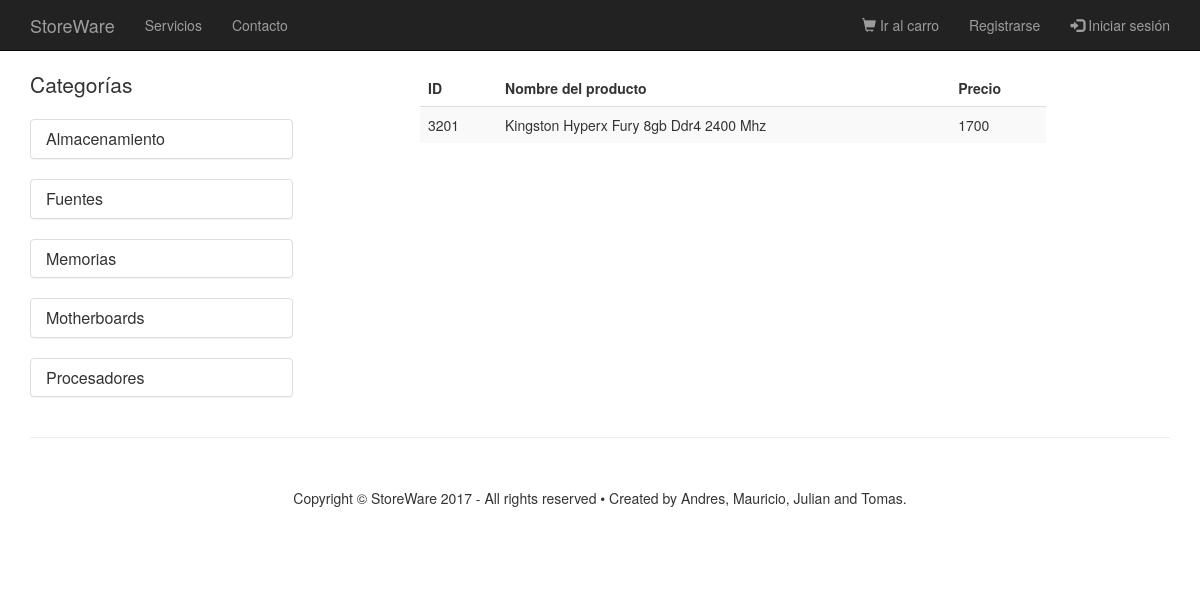
The page /StoreWare/categorias/memorias/memorias-ddr4.php on the database as committed earlier.
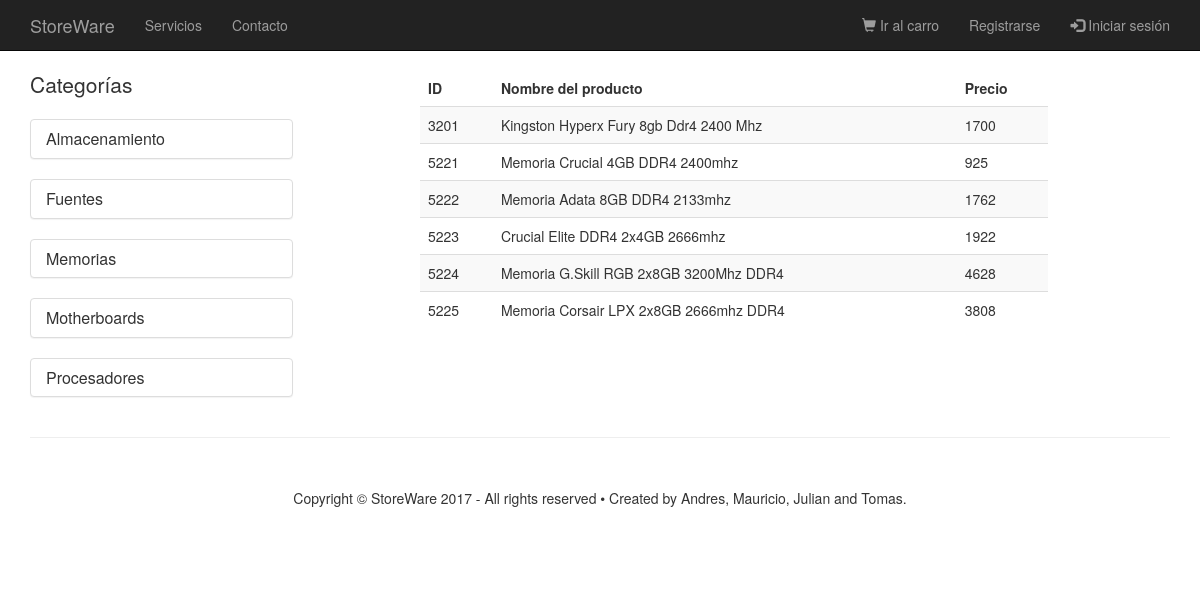
The same page on the database as committed later.
### tables this page shows
CREATE TABLE `producto` (
  `id_producto` int(11) NOT NULL AUTO_INCREMENT,
  `nombre` varchar(100) NOT NULL,
  `precio` double NOT NULL,
  `stock` int(11) NOT NULL,
  `id_subcategoria` int(11) NOT NULL,
  `foto` varchar(100) NOT NULL,
  PRIMARY KEY (`id_producto`),
  KEY `fk_idsubcat_idx` (`id_subcategoria`),
  CONSTRAINT `fk_idsubcat` FOREIGN KEY (`id_subcategoria`) REFERENCES `subcategoria` (`id_subCategoria`) ON DELETE NO ACTION ON UPDATE NO ACTION
);

### StoreWare/categorias/memorias/memorias-ddr4.php (the view, shortened to what the changed rows need)
<!DOCTYPE html>
<html lang="en">
<head>
    <link href="../../css/bootstrap.min.css" rel="stylesheet">
    <link href="../../css/shop-homepage.css" rel="stylesheet">
</head>
<body>
    <div class="container">
        <div class="row">
<div class="container">
    <div class="row">
        <div class="col-md-7 col-md-offset-1">
            <?php
                include("../../php/conexion.inc");
                $sql = "SELECT * FROM producto WHERE id_subcategoria = 302; ";
                $resultado = mysqli_query($con, $sql);
            ?>
                  <table class="table table-striped">
                      <thead>
                          <tr>
                              <td><b>ID</b></td>
                              <td><b>Nombre del producto</b></td>
                              <td><b>Precio</b></td>
                              <td></td>
                          </tr>
                    </thead>
                      <tbody>
                      <?php
                      while ($fila = mysqli_fetch_array($resultado))
                      {
                      ?>
                      <form method="POST" action="../../carro/agregacar.php">
                          <tr>
                              <td><?php echo ($fila['id_producto']); ?> <input type="hidden" name="id_producto" value="<?php echo ($fila['id_producto']); ?>"></input></td>
                              <td><?php echo ($fila['nombre']); ?> <input type="hidden" name="nombre" value="<?php echo ($fila['nombre']); ?> "></input></td>
                              <td><?php echo ($fila['precio']); ?> <input type="hidden" name="precio" value="<?php echo ($fila['precio']); ?> "></input></td>
                          </tr>
                      </form>
                        <?php
                            }
                        ?>
                      </tbody>
                 </table>
        </div>
    </div>
</div>
</body>
</html>

Rows that differ between the two databases and show on the page:
added producto: id_producto "5221", nombre "Memoria Crucial 4GB DDR4 2400mhz", precio "925"
added producto: id_producto "5222", nombre "Memoria Adata 8GB DDR4 2133mhz", precio "1762"
added producto: id_producto "5223", nombre "Crucial Elite DDR4 2x4GB 2666mhz", precio "1922"
added producto: id_producto "5224", nombre "Memoria G.Skill RGB 2x8GB 3200Mhz DDR4", precio "4628"
added producto: id_producto "5225", nombre "Memoria Corsair LPX 2x8GB 2666mhz DDR4", precio "3808"
